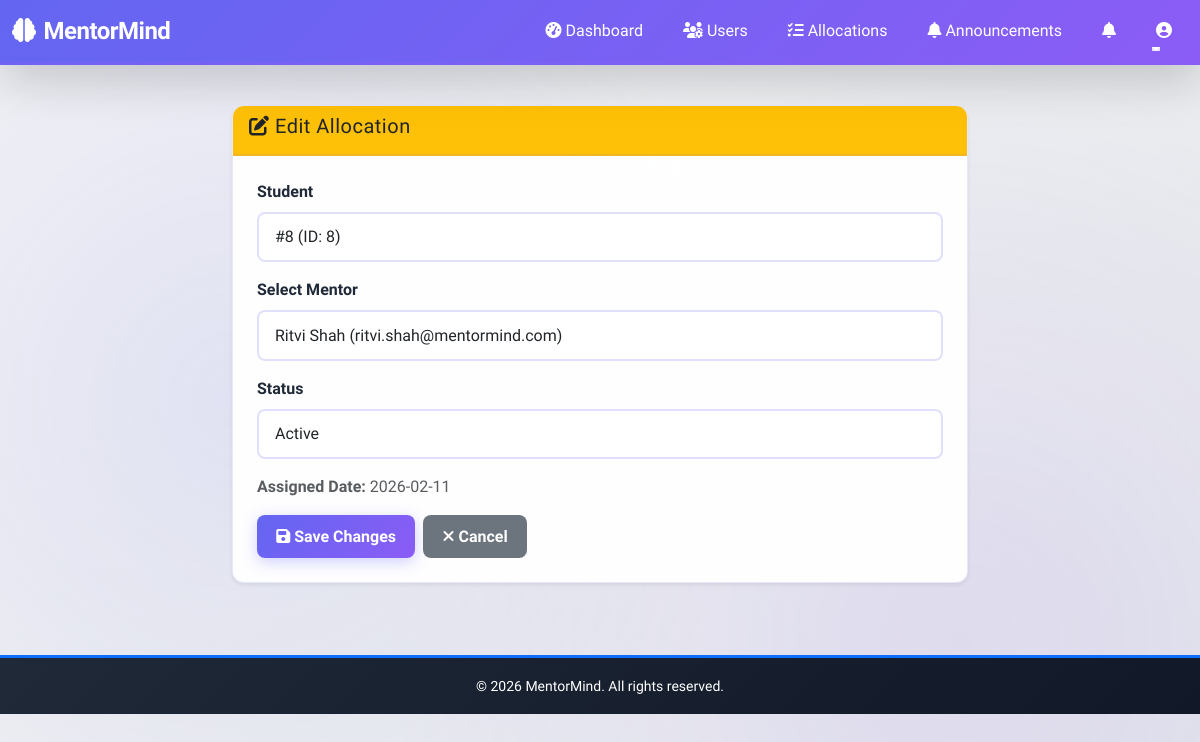
Screenshot of /admin/mentor-allocation/1/edit (signed in) with the database file from the repository.
### backend/app/models/models.py (models this page shows, shortened)
class MentorMapping(db.Model):
    __tablename__ = 'mentor_mapping'
    map_id = db.Column(db.Integer, primary_key=True)
    student_id = db.Column(db.Integer, db.ForeignKey('users.user_id'), nullable=False)
    mentor_id = db.Column(db.Integer, db.ForeignKey('users.user_id'), nullable=False)
    assigned_date = db.Column(db.DateTime, default=datetime.utcnow)
    status = db.Column(db.String(20), default='active')  # active, inactive, completed
    created_at = db.Column(db.DateTime, default=datetime.utcnow)
    updated_at = db.Column(db.DateTime, default=datetime.utcnow, onupdate=datetime.utcnow)

class User(UserMixin, db.Model):
    __tablename__ = 'users'
    user_id = db.Column(db.Integer, primary_key=True)
    name = db.Column(db.String(100), nullable=False)
    email = db.Column(db.String(100), unique=True, nullable=False)
    password_hash = db.Column(db.String(255), nullable=False)
    role = db.Column(db.String(20), nullable=False)  # student, mentor, admin
    phone = db.Column(db.String(15))
    profile_picture = db.Column(db.String(255))
    created_at = db.Column(db.DateTime, default=datetime.utcnow)
    updated_at = db.Column(db.DateTime, default=datetime.utcnow, onupdate=datetime.utcnow)
    student_profile = db.relationship('StudentProfile', backref='user', uselist=False)
    mentor_profile = db.relationship('MentorProfile', backref='user', uselist=False)

### backend/app/routes/admin.py (the view, shortened to what this page needs)
@admin_bp.route('/mentor-allocation/<int:mapping_id>/edit', methods=['GET', 'POST'])
@login_required
def edit_allocation(mapping_id):
    if current_user.role != 'admin':
        return redirect(url_for('admin.login'))
    mapping = MentorMapping.query.get_or_404(mapping_id)
    students = User.query.filter_by(role='student').all()
    mentors = User.query.filter_by(role='mentor').all()
    return render_template('admin/edit_allocation.html',
                          mapping=mapping,
                          students=students,
                          mentors=mentors)

### backend/app/templates/admin/edit_allocation.html (shortened to what this page needs)
{% extends "base.html" %}
{% block content %}
<div class="container py-4">
    <div class="row">
        <div class="col-md-8 mx-auto">
            <div class="card shadow-sm">
                <div class="card-header bg-warning text-dark">
                    <h5><i class="fas fa-edit"></i> Edit Allocation</h5>
                </div>
                <div class="card-body">
                    <form method="POST">
                        <div class="mb-3">
                            <label for="student_id" class="form-label">Student</label>
                            <input type="text" class="form-control" value="#{{ mapping.student_id }} (ID: {{ mapping.student_id }})" readonly>
                        </div>
                        <div class="mb-3">
                            <label for="mentor_id" class="form-label">Select Mentor</label>
                            <select class="form-select" id="mentor_id" name="mentor_id" required>
                                {% for mentor in mentors %}
                                    <option value="{{ mentor.user_id }}" {% if mapping.mentor_id == mentor.user_id %}selected{% endif %}>
                                        {{ mentor.name }} ({{ mentor.email }})
                                    </option>
                                {% endfor %}
                            </select>
                        </div>
                        <div class="mb-3">
                            <label for="status" class="form-label">Status</label>
                            <select class="form-select" id="status" name="status" required>
                                <option value="active" {% if mapping.status == 'active' %}selected{% endif %}>Active</option>
                            </select>
                        </div>
                        <div class="mb-3">
                            <p class="text-muted">
                                <strong>Assigned Date:</strong> {{ mapping.assigned_date.strftime('%Y-%m-%d') }}
                            </p>
                        </div>
                        <div class="d-flex gap-2">
                            <button type="submit" class="btn btn-primary">
                                <i class="fas fa-save"></i> Save Changes
                            </button>
                            <a href="{{ url_for('admin.mentor_allocation') }}" class="btn btn-secondary">
                                <i class="fas fa-times"></i> Cancel
                            </a>
                        </div>
                    </form>
                </div>
            </div>
        </div>
    </div>
</div>
{% endblock %}

### backend/app/static/css/style.css (style rules this page uses)
:root { --primary: #6366f1; --secondary: #8b5cf6; --success: #10b981; --danger: #ef4444; --warning: #f59e0b; --info: #06b6d4; --dark: #1f2937; --light: #f3f4f6; --gradient-primary: linear-gradient(135deg, #6366f1 0%, #8b5cf6 100%); --gradient-success: linear-gradient(135deg, #10b981 0%, #34d399 100%); --gradient-danger: linear-gradient(135deg, #ef4444 0%, #f87171 100%); --gradient-warm: linear-gradient(135deg, #f59e0b 0%, #fbbf24 100%); --shadow-sm: 0 1px 2px 0 rgba(0, 0, 0, 0.05); --shadow-md: 0 4px 6px -1px rgba(0, 0, 0, 0.1); --shadow-lg: 0 10px 15px -3px rgba(0, 0, 0, 0.1); --shadow-xl: 0 20px 25px -5px rgba(0, 0, 0, 0.1); --transition-fast: 0.2s ease-in-out; --transition-base: 0.3s ease-in-out; --transition-slow: 0.5s ease-in-out; }
body, html { pointer-events: auto !important; overflow: auto !important; }
button, a, input, select, textarea, .btn, [role="button"] { pointer-events: auto !important; z-index: auto !important; background-filter: none !important; -webkit-backdrop-filter: none !important; backdrop-filter: none !important; }
* { margin: 0; padding: 0; box-sizing: border-box; }
body { font-family: 'Segoe UI', Tahoma, Geneva, Verdana, sans-serif; background: linear-gradient(135deg, #f3f4f6 0%, #e5e7eb 100%); min-height: 100vh; color: var(--dark); overflow-x: hidden; }
body::before { content: ''; position: fixed; top: 0; left: 0; width: 100%; height: 100%; background: radial-gradient(circle at 20% 50%, rgba(99, 102, 241, 0.1) 0%, transparent 50%), radial-gradient(circle at 80% 80%, rgba(139, 92, 246, 0.1) 0%, transparent 50%); pointer-events: none; z-index: -1; }
.card { border: none; border-radius: 12px; overflow: hidden; background: rgba(255, 255, 255, 0.95); box-shadow: var(--shadow-md); transition: all var(--transition-base); border: 1px solid rgba(99, 102, 241, 0.15); pointer-events: auto !important; }
.card-header { border-bottom: 2px solid rgba(99, 102, 241, 0.1); font-weight: 600; letter-spacing: 0.5px; animation: fadeIn 0.6s ease-out; }
.card-body { padding: 1.5rem; }
.btn { border-radius: 8px; font-weight: 600; padding: 0.6rem 1.2rem; border: none; cursor: pointer; transition: all var(--transition-fast); position: relative; overflow: hidden; outline: none; }
.btn::before { content: ''; position: absolute; top: 50%; left: 50%; width: 0; height: 0; background: transparent; border-radius: 50%; transform: translate(-50%, -50%); transition: width 0.6s, height 0.6s; }
.btn-primary { background: var(--gradient-primary); color: white; box-shadow: 0 4px 15px rgba(99, 102, 241, 0.3); }
.form-control, .form-select { border: 2px solid rgba(99, 102, 241, 0.2); border-radius: 8px; padding: 0.7rem 1rem; transition: all var(--transition-base); background: rgba(255, 255, 255, 0.8); font-weight: 500; }
.btn, .btn-primary, .btn-success, .btn-danger, .btn-warning, .btn-info { -webkit-tap-highlight-color: transparent !important; -webkit-user-select: none !important; user-select: none !important; pointer-events: auto !important; position: relative; z-index: 10 !important; }
.form-label { font-weight: 600; color: var(--dark); margin-bottom: 0.5rem; display: block; animation: fadeIn 0.4s ease-out; }
.container { animation: fadeIn 0.5s ease-out; }

### rows the page displays
MentorMapping: student_id "#8 (ID: 8)", mentor_id "Ritvi Shah (ritvi.shah@mentormind.com)", status "Active", assigned_date "2026-02-11"
